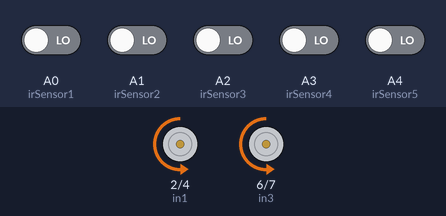
Recording of a sketch running on a simulated Arduino Uno, built with avr-gcc and run on an emulated ATmega328P. Shown: motor-driver pin pairs drawn as motors (green arrow = first pin HIGH = forward, orange = second pin HIGH = backward, longer = more drive, scaled by the enable pin). The inputs (shaded band) are chosen by the test bench; at power-on: A0 (irSensor1), A1 (irSensor2), A2 (irSensor3), A3 (irSensor4), A4 (irSensor5) LOW.

Above: at 1.3 s.
1.4 s: A0 (irSensor1) driven HIGH and A1 (irSensor2) driven HIGH
At 2.4 s:
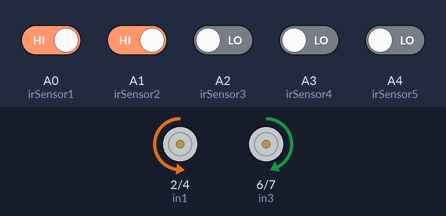
2.9 s: A2 (irSensor3) driven HIGH and A4 (irSensor5) driven HIGH
At 3.5 s:
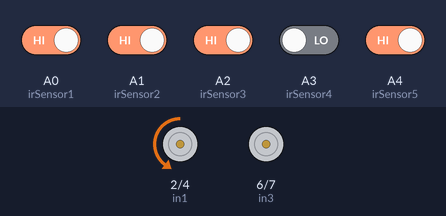
4.4 s: A3 (irSensor4) driven HIGH
At 4.7 s:
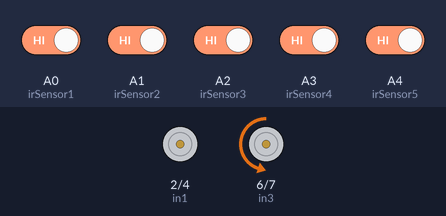
5.9 s: A0 (irSensor1) driven LOW
At 7.0 s:
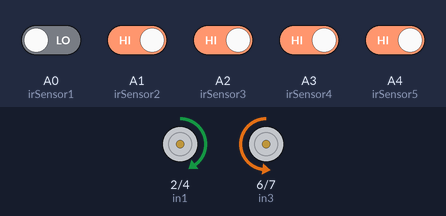
7.4 s: A1 (irSensor2) driven LOW
At 8.2 s:
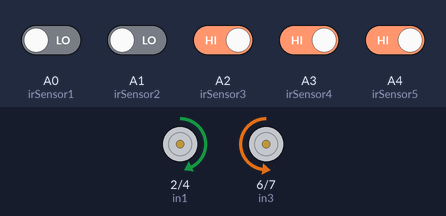
Timing chart, 0 to 9.9 s (numbered marks = the images above; inputs shaded):
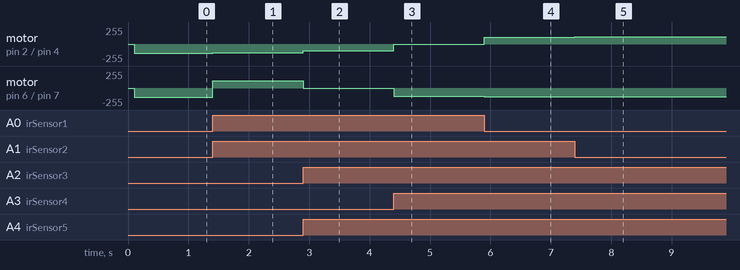

The sketch:

v1.ino
```cpp
// Khai báo chân kết nối của cảm biến hồng ngoại và động cơ
const int irSensor1 = A0;
const int irSensor2 = A1;
const int irSensor3 = A2;
const int irSensor4 = A3;
const int irSensor5 = A4;
// Khai báo chân kết nối của động cơ
const int ena = 9;
const int in1 = 2;
const int in2 = 4;
const int enb = 3;
const int in3 = 6;
const int in4 = 7;

void setup() {
  Serial.begin(9600);

  // Khai báo các chân kết nối của Arduino là input/output
  pinMode(irSensor1, INPUT);
  pinMode(irSensor2, INPUT);
  pinMode(irSensor3, INPUT);
  pinMode(irSensor4, INPUT);
  pinMode(irSensor5, INPUT);

  pinMode(in1, OUTPUT);
  pinMode(in2, OUTPUT);
  pinMode(ena, OUTPUT);
  pinMode(in3, OUTPUT);
  pinMode(in4, OUTPUT);
  pinMode(enb, OUTPUT);
  delay(100);
}

void loop() {
  int sensorValue1 = digitalRead(irSensor1);
  int sensorValue2 = digitalRead(irSensor2);
  int sensorValue3 = digitalRead(irSensor3);
  int sensorValue4 = digitalRead(irSensor4);
  int sensorValue5 = digitalRead(irSensor5);
// THẲNG
  if ((sensorValue1 == HIGH && sensorValue2 == HIGH && sensorValue3 == LOW && sensorValue4 == HIGH && sensorValue5 == HIGH)
  || (sensorValue1 == LOW && sensorValue2 == LOW && sensorValue3 == LOW && sensorValue4 == LOW && sensorValue5 == LOW))
  // đi thẳng
 {
  digitalWrite(in1, LOW);
  digitalWrite(in2, HIGH);
  analogWrite(ena, 140);
  digitalWrite(in3, LOW);
  digitalWrite(in4, HIGH);
  analogWrite(enb, 140);
}

//XTRAIS
  else if (sensorValue1 == HIGH && sensorValue2 == LOW && sensorValue3 == HIGH && sensorValue4 == HIGH && sensorValue5 == HIGH)
  {
  digitalWrite(in1, HIGH);
  digitalWrite(in2, LOW);
  analogWrite(ena, 0);
  digitalWrite(in3, LOW);
  digitalWrite(in4, HIGH);
  analogWrite(enb, 100);
}

//XPHAIR
  else if (sensorValue1 == HIGH && sensorValue2 == HIGH && sensorValue3 == HIGH && sensorValue4 == LOW && sensorValue5 == HIGH)
  {
  digitalWrite(in1, LOW);
  digitalWrite(in2, HIGH);
  analogWrite(ena, 100);
  digitalWrite(in3, HIGH);
  digitalWrite(in4, LOW);
 analogWrite(enb, 0);//thấp
}


//nếu lệch ra khỏi line 1/5 và 5/5 con thì motorB se chạy về giữa line
  else if (sensorValue1 == LOW && sensorValue2 == HIGH && sensorValue3 == HIGH && sensorValue4 == HIGH && sensorValue5 == HIGH)
   // quẹo trái1/5
{
  digitalWrite(in1, HIGH);
  digitalWrite(in2, LOW);
  analogWrite(ena, 100);
  digitalWrite(in3, LOW);
  digitalWrite(in4, HIGH);
  analogWrite(enb, 130);
}
//quẹo phải5/5
  else if (sensorValue1 == HIGH && sensorValue2 == HIGH && sensorValue3 == HIGH && sensorValue4 == HIGH && sensorValue5 == LOW)
  {
  digitalWrite(in1, LOW);
  digitalWrite(in2, HIGH);
  analogWrite(ena, 130);
  digitalWrite(in3, HIGH);
  digitalWrite(in4, LOW);
  analogWrite(enb, 100);
}


// RẼ PHẢI
  if ((sensorValue1 == HIGH && sensorValue2 == HIGH && sensorValue3 == LOW && sensorValue4 == LOW && sensorValue5 == LOW)
  ||
 (sensorValue1 == HIGH && sensorValue2 == HIGH && sensorValue3 == LOW && sensorValue4 == LOW && sensorValue5 == HIGH)
   ||
  (sensorValue1 == HIGH && sensorValue2 == HIGH && sensorValue3 == LOW && sensorValue4 == HIGH && sensorValue5 == LOW))
  {digitalWrite(in1, LOW);
  digitalWrite(in2, HIGH);
  analogWrite(ena, 130);
  digitalWrite(in3, HIGH);
  digitalWrite(in4, LOW);
  analogWrite(enb, 110);
}


// RẼ TRÁI
    if ((sensorValue1 == LOW && sensorValue2 == LOW && sensorValue3 == LOW && sensorValue4 == HIGH && sensorValue5 == HIGH)
||
     (sensorValue1 == HIGH && sensorValue2 == LOW && sensorValue3 == LOW && sensorValue4 == HIGH && sensorValue5 == HIGH)
     ||
  (sensorValue1 == LOW && sensorValue2 == LOW && sensorValue3 == HIGH && sensorValue4 == HIGH && sensorValue5 == HIGH))
  {
  digitalWrite(in1, HIGH);
  digitalWrite(in2, LOW);
  analogWrite(ena, 110);
  digitalWrite(in3, LOW);
  digitalWrite(in4, HIGH);
  analogWrite(enb, 130);
}
//XTRAIS2
  else if (sensorValue1 == HIGH && sensorValue2 == HIGH && sensorValue3 == HIGH && sensorValue4 == HIGH && sensorValue5 == HIGH)
  {
  digitalWrite(in1, HIGH);
  digitalWrite(in2, LOW);
  analogWrite(ena, 0);
  digitalWrite(in3, LOW);
  digitalWrite(in4, HIGH);
  analogWrite(enb, 120);
}
}
```

Measured:
- after the input at 1.4 s, motor on pin 2 (in1) / pin 4 (in2): backward 140/255 → backward 130/255 at once; motor on pin 6 (in3) / pin 7 (in4): backward 140/255 → forward 110/255 at once
- after the input at 2.9 s, motor on pin 2 (in1) / pin 4 (in2): backward 130/255 → backward 100/255 at once; motor on pin 6 (in3) / pin 7 (in4): forward 110/255 → stopped at once
- after the input at 4.4 s, motor on pin 2 (in1) / pin 4 (in2): backward 100/255 → stopped at once; motor on pin 6 (in3) / pin 7 (in4): stopped → backward 120/255 at once
- after the input at 5.9 s, motor on pin 2 (in1) / pin 4 (in2): stopped → forward 100/255 at once; motor on pin 6 (in3) / pin 7 (in4): backward 120/255 → backward 130/255 at once
- after the input at 7.4 s, motor on pin 2 (in1) / pin 4 (in2): forward 100/255 → forward 110/255 at once
